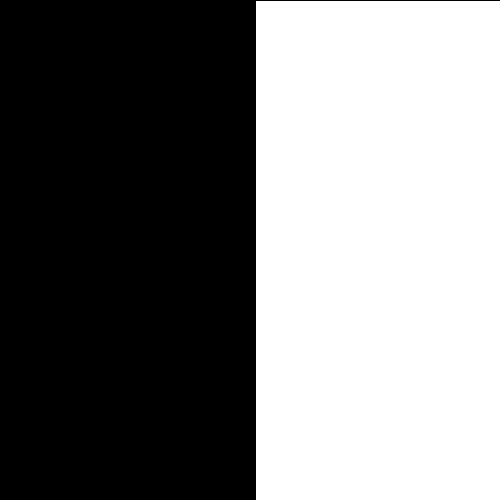
Frame 1 (no input)
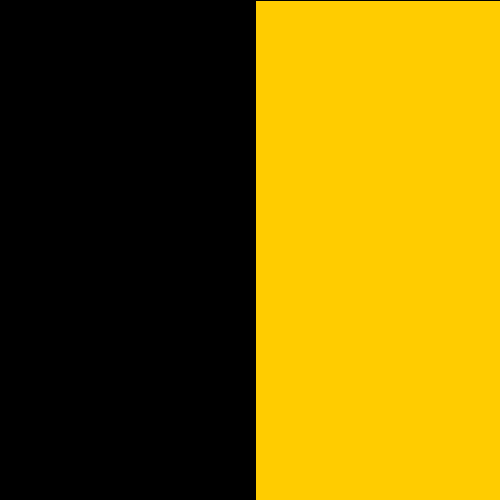
Frame 60 (the mouse pressed at the canvas centre just before this capture)
Frame 120 (the mouse held since frame 60 and released just before this capture): identical to frame 60, image omitted

The Processing sketch that drew these frames (run headless with seeded random() and noise(); from frame 60 on, the mouse is pressed at the canvas centre):

// Processing sketch: Part1
// ── Part1.pde
void setup() {
  
  size (500,500);
  
  background(0);
  
  
   println (width,height);
  
  
}

void draw () {
  rect(255,0,500,500);
    fill(255, 204, 0);
    
   
}
